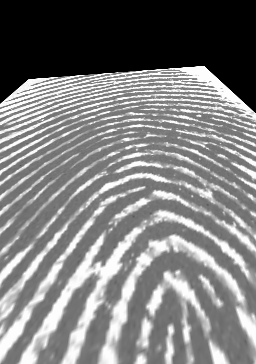
#> input picture image_processing/output/persp_warp.bmp, 256 x 364 px
$ python persp_warp.py
#> lines starting #> are read from the running program, lines starting #| are printed output that depends on the picture
import cv2
import numpy as np

# Load the previously warped image
img_warped = cv2.imread('../output/persp_warp.bmp')
#> img_warped is the input picture: shape (364, 256, 3); min 0, max 253, mean 125.8
hh, ww = img_warped.shape[:2]
#> hh = 364; ww = 256

# Original input quadrilateral and output rectangle from forward warp
input_pts = np.float32([[136,113], [206,130], [173,207], [132,196]])
width = round(np.hypot(input_pts[0,0]-input_pts[1,0], input_pts[0,1]-input_pts[1,1]))
height = round(np.hypot(input_pts[0,0]-input_pts[3,0], input_pts[0,1]-input_pts[3,1]))
x, y = input_pts[0,0], input_pts[0,1]
output_pts = np.float32([[x,y], [x+width-1,y], [x+width-1,y+height-1], [x,y+height-1]])

# Compute the reverse perspective matrix
M_rev = cv2.getPerspectiveTransform(output_pts, input_pts)

# Apply reverse warp
restored = cv2.warpPerspective(img_warped, M_rev, (ww, hh),
                               flags=cv2.INTER_LINEAR,
                               borderMode=cv2.BORDER_CONSTANT,
                               borderValue=(0, 0, 0))
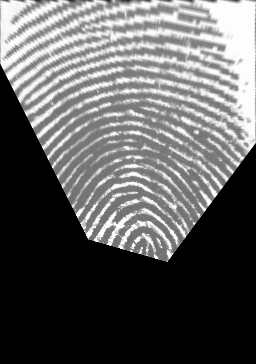
#> restored: shape (364, 256, 3); min 0, max 253, mean 95.5

# Save and show the restored image
cv2.imwrite("../output/persp_restored.bmp", restored)
cv2.imshow("Restored Image", restored)
cv2.waitKey(0)
cv2.destroyAllWindows()

$ run again, with image_processing/output/warp_affine.bmp copied over image_processing/output/persp_warp.bmp
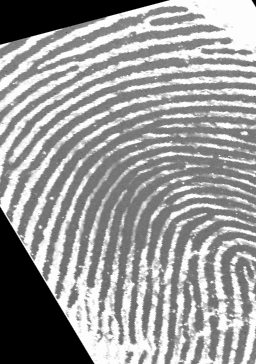
#> input picture image_processing/output/warp_affine.bmp, 256 x 364 px
#> img_warped is the input picture: shape (364, 256, 3); min 0, max 253, mean 153.3
#> `restored = cv2.warpPerspective(img_warped, M_rev, (ww, hh), flags=cv2...`:
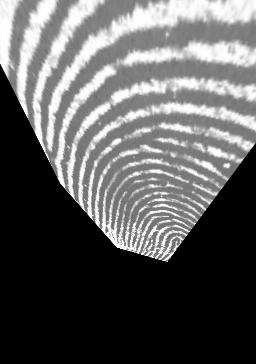
#> restored: shape (364, 256, 3); min 0, max 253, mean 93

$ run again, with image_processing/output/warp_affine3.bmp copied over image_processing/output/persp_warp.bmp
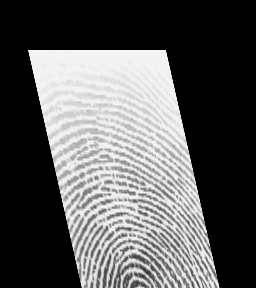
#> input picture image_processing/output/warp_affine3.bmp, 256 x 288 px
#> img_warped is the input picture: shape (288, 256, 3); min 0, max 246, mean 90.4
#> `restored = cv2.warpPerspective(img_warped, M_rev, (ww, hh), flags=cv2...`:
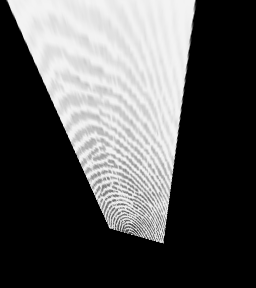
#> restored: shape (288, 256, 3); min 0, max 245, mean 85.6
